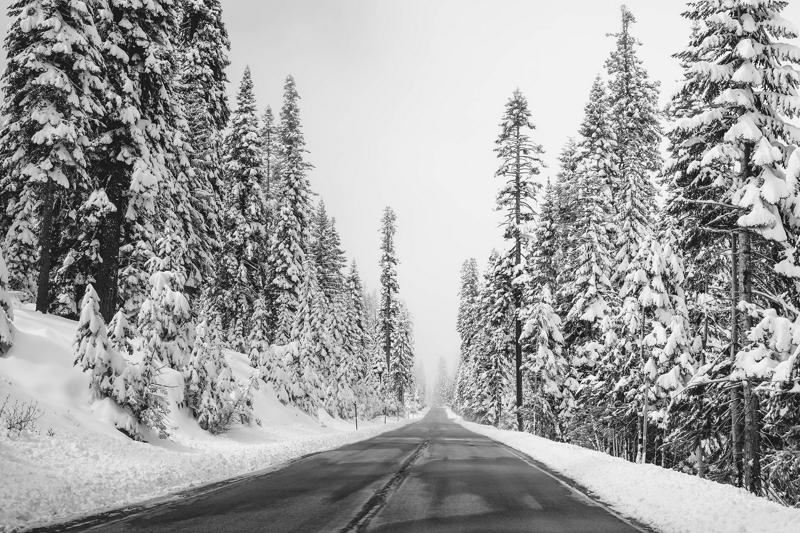
#> input picture Lab/lab2/Image_enhancement/images/image2.jpg, 800 x 533 px
$ python compute_LoG.py   (older library calls are emulated)
#> lines starting #> are read from the running program, lines starting #| are printed output that depends on the picture
import numpy as np
from numpy import pi, exp, sqrt
import matplotlib.pylab as plt
import cv2
from scipy.signal import convolve2d
import os


def compute_LoG(image, LOG_type=1):
    if LOG_type == 1:

        #method 1
        sigma = 0.5
        size = 5
        img = cv2.GaussianBlur(image, (size,size), sigma)
        img = cv2.Laplacian(img, ddepth= cv2.CV_16S, ksize=size)

        return img

    elif LOG_type == 2:
        #method 2
        size = 5
        sigma = 0.5
        x, y = np.mgrid[-size//2 + 1:size//2 + 1, -size//2 + 1:size//2 + 1]
        g = np.exp(-((x**2 + y**2)/(2.0*sigma**2)))
        g = g/g.sum()

        outimg = convolve2d(image, g, mode='same')


        return outimg

    elif LOG_type == 3:
        #method 3
        size = 5
        sigma = 0.5
        x, y = np.mgrid[-size//2 + 1:size//2 + 1, -size//2 + 1:size//2 + 1]
        g1 = np.exp(-((x**2 + y**2)/(2.0*sigma**2)))
        g1 = g1/g1.sum()

        size = 5
        sigma = 1.0
        x, y = np.mgrid[-size//2 + 1:size//2 + 1, -size//2 + 1:size//2 + 1]
        g2 = np.exp(-((x**2 + y**2)/(2.0*sigma**2)))
        g2 = g2/g2.sum()
        gd = g1 - g2

        outimg = convolve2d(image, gd, mode='same')

        return outimg

	#return imOut


def Gaussian_filter(image, size, sigma):
    x, y = np.mgrid[-size // 2 + 1:size // 2 + 1, -size // 2 + 1:size // 2 + 1]
    g = np.exp(-((x ** 2 + y ** 2) / (2.0 * sigma ** 2)))
    h = g * (1 / (2 * sigma * sigma * np.pi))

    blur_img = convolve2d(image, h)
    return blur_img


if __name__ == '__main__':
    # Load image2.jpg from image folder
    current_folder = os.path.dirname(os.path.realpath(__file__))
    image_path = '/images/image2.jpg'
    img = cv2.imread(current_folder + image_path)
#> img is the input picture: shape (533, 800, 3); min 0, max 255, mean 160

    # Convert data to grayscale
    img = img[:, :, ::-1]
    r = img[:, :, 0]
    g = img[:, :, 1]
    b = img[:, :, 2]
    img = img.astype(np.float32)
    gray_image = 0.2989 * r + 0.5870 * g + 0.1140 * b

    output_image1 = compute_LoG(gray_image, LOG_type=1)
#> in compute_LoG, `img = cv2.Laplacian(img, ddepth= cv2.CV_16S, ksize=size)`:
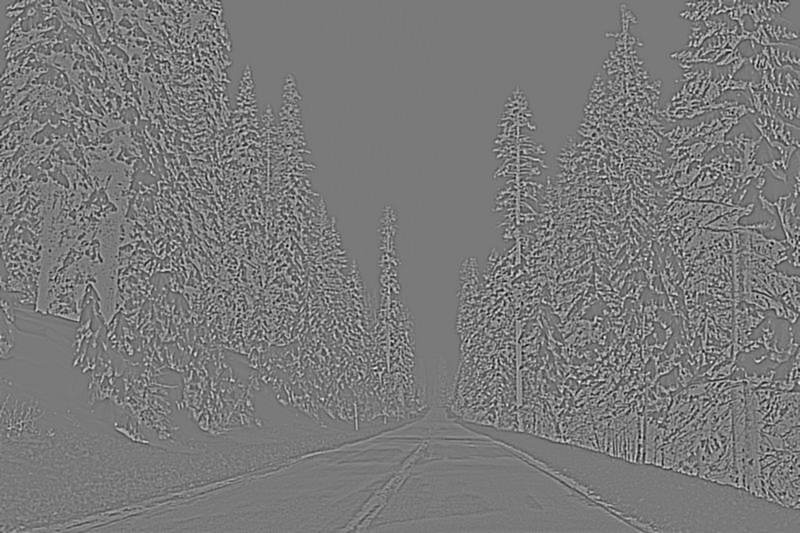
#> img: shape (533, 800) int16; min -5963, max 6483, mean 0; drawn with min black and max white
    output_image2 = compute_LoG(gray_image, LOG_type=2)
    output_image3 = compute_LoG(gray_image, LOG_type=3)
#> call 3 of compute_LoG, with LOG_type = 3
#> in compute_LoG (call 3), `outimg = convolve2d(image, gd, mode='same')`:
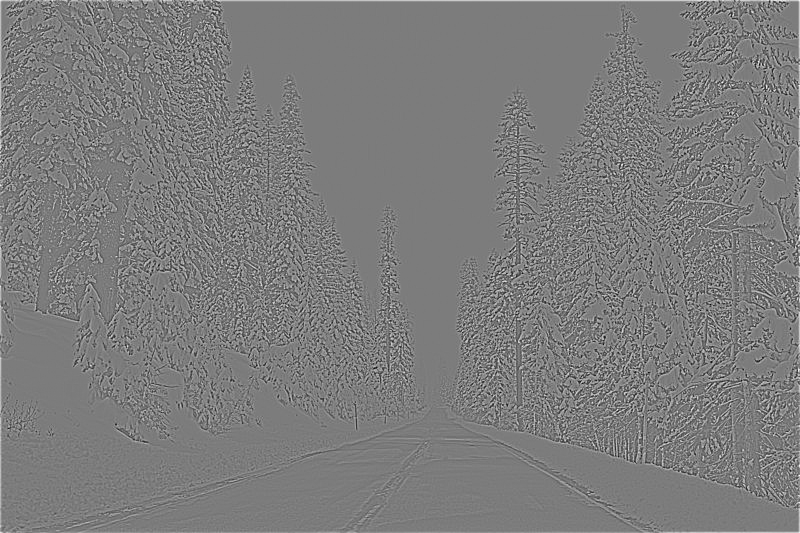
#> outimg: shape (533, 800) float64; min -73.2, max 76.93, mean 0.2; drawn with min black and max white

    fig, ax = plt.subplots(2, 2)

    ax[0, 0].set_title('Original Image')
    ax[0, 0].imshow(gray_image, cmap='gray')
    ax[0, 1].set_title('Method 1')
    ax[0, 1].imshow(output_image1, cmap='gray')
    ax[1, 0].set_title('Method 2')
    ax[1, 0].imshow(output_image2, cmap='gray')
    ax[1, 1].set_title('Method 3')
    ax[1, 1].imshow(output_image3, cmap='gray')

    plt.show()


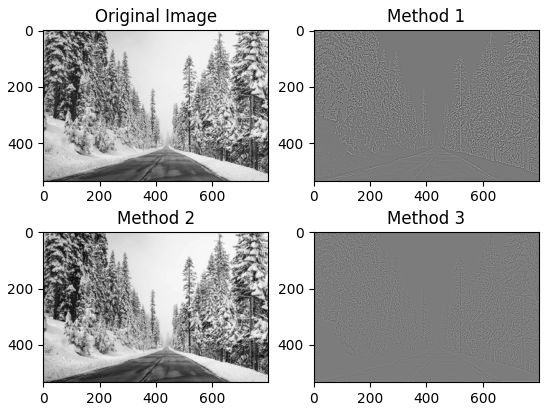
#> figure drawn by matplotlib, 4 panels

$ run again, with Lab/lab2/Image_enhancement/images/image1.jpg copied over Lab/lab2/Image_enhancement/images/image2.jpg
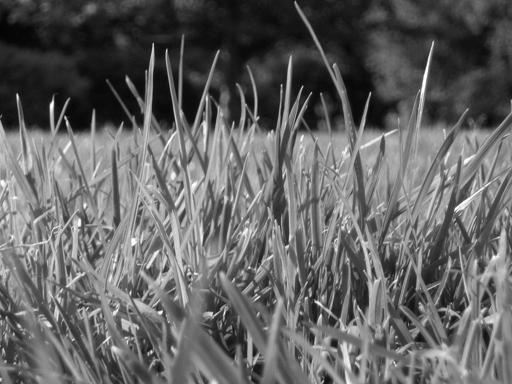
#> input picture Lab/lab2/Image_enhancement/images/image1.jpg, 512 x 384 px
#> img is the input picture: shape (384, 512, 3); min 0, max 255, mean 99.4
#> in compute_LoG (call 3), `outimg = convolve2d(image, gd, mode='same')`:
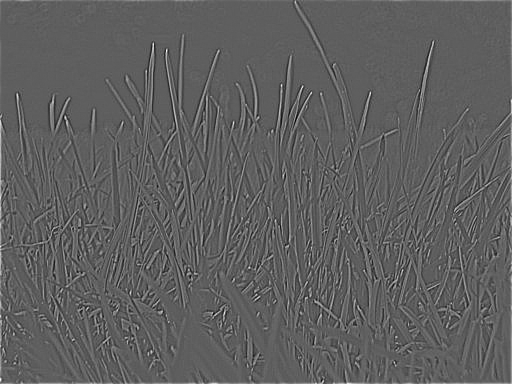
#> outimg: shape (384, 512) float64; min -39.8, max 67.1, mean 0.2; drawn with min black and max white
#> ``:
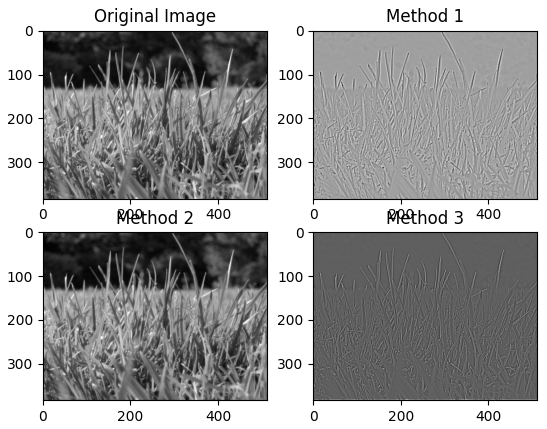
#> figure drawn by matplotlib, 4 panels
